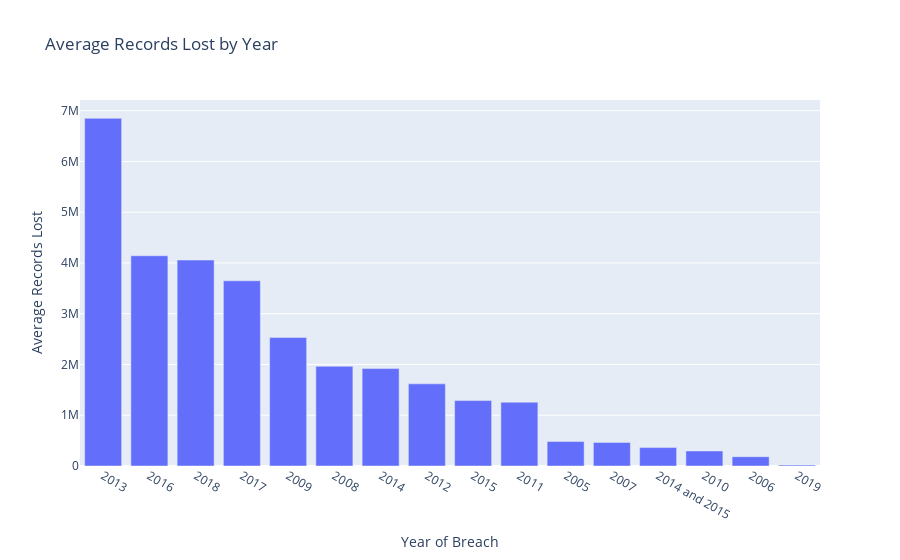

Here is the notebook cell this chart was saved with:
### Code cell
## Bar graph showing the average records lost by breaches by year
average_records_year = Data_Breaches.groupby("Year of Breach").mean().sort_values("Total Records", ascending=False)
average_records_year = average_records_year.reset_index()
px.bar(x='Year of Breach', y='Total Records', labels={"Total Records": "Average Records Lost"} , data_frame=average_records_year, title="Average Records Lost by Year")

### Figure 1 — Plotly figure (JSON) as saved in the notebook; plotly's stock layout.template omitted (floating-point values rounded to 4 significant figures)
{"data": [{"alignmentgroup": "True", "hovertemplate": "Year of Breach=%{x}<br>Average Records Lost=%{y}<extra></extra>", "legendgroup": "", "marker": {"color": "#636efa", "pattern": {"shape": ""}}, "name": "", "offsetgroup": "", "orientation": "v", "showlegend": false, "textposition": "auto", "type": "bar", "x": ["2013", "2016", "2018", "2017", "2009", "2008", "2014", "2012", "2015", "2011", "2005", "2007", "2014 and 2015", "2010", "2006", "2019"], "xaxis": "x", "y": [6850000.0, 4142000.0, 4057000.0, 3649000.0, 2531000.0, 1964000.0, 1919000.0, 1618000.0, 1289000.0, 1257000.0, 481900.0, 464700.0, 363000, 296200.0, 183000.0, 18960.0], "yaxis": "y"}], "layout": {"barmode": "relative", "legend": {"tracegroupgap": 0}, "title": {"text": "Average Records Lost by Year"}, "xaxis": {"anchor": "y", "domain": [0, 1], "title": {"text": "Year of Breach"}}, "yaxis": {"anchor": "x", "domain": [0, 1], "title": {"text": "Average Records Lost"}}}}
